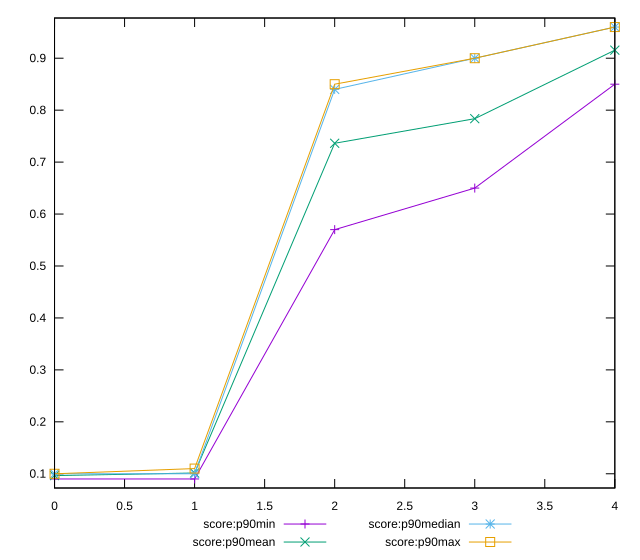

gnuplot code for this plot:
reset

$scoreP90Min <<EOF
0 0.09
1 0.09
2 0.57
3 0.65
4 0.85
EOF

$scoreP90Mean <<EOF
0 0.0964893617021275
1 0.10148936170212752
2 0.7362765957446811
3 0.7836170212765954
4 0.9155319148936163
EOF

$scoreP90Median <<EOF
0 0.1
1 0.1
2 0.84
3 0.9
4 0.96
EOF

$scoreP90Max <<EOF
0 0.1
1 0.11
2 0.85
3 0.9
4 0.96
EOF

set key outside below
set xrange [0:4]
set yrange [0.0726:0.9773999999999999]
set trange [0.0726:0.9773999999999999]
set terminal svg size 640, 560 enhanced background rgb 'white'
set output "report_00019_2021-02-10T18-14-37.922Z//interactive/progression/score.svg"

plot $scoreP90Min title "score:p90min" with linespoints, \
     $scoreP90Mean title "score:p90mean" with linespoints, \
     $scoreP90Median title "score:p90median" with linespoints, \
     $scoreP90Max title "score:p90max" with linespoints

reset
